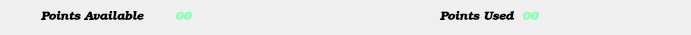
   <widget class="QWidget" name="layoutWidget">
    <property name="geometry">
     <rect>
      <x>10</x>
      <y>140</y>
      <width>691</width>
      <height>19</height>
     </rect>
    </property>
    <layout class="QHBoxLayout" name="horizontalLayout_2">
     <item>
      <widget class="QLabel" name="PointsAvailable">
       <property name="font">
        <font>
         <family>Bookman Old Style</family>
         <pointsize>9</pointsize>
         <weight>75</weight>
         <italic>true</italic>
         <bold>true</bold>
        </font>
       </property>
       <property name="text">
        <string>Points Available</string>
       </property>
       <property name="alignment">
        <set>Qt::AlignLeading|Qt::AlignLeft|Qt::AlignVCenter</set>
       </property>
       <property name="indent">
        <number>30</number>
       </property>
      </widget>
     </item>
     <item>
      <widget class="QLabel" name="count1">
       <property name="font">
        <font>
         <family>Bookman Old Style</family>
         <pointsize>9</pointsize>
         <weight>75</weight>
         <italic>true</italic>
         <bold>true</bold>
        </font>
       </property>
       <property name="statusTip">
        <string>max point=100</string>
       </property>
       <property name="styleSheet">
        <string notr="true">color:rgb(133, 255, 174)</string>
       </property>
       <property name="text">
        <string>00</string>
       </property>
       <property name="alignment">
        <set>Qt::AlignJustify|Qt::AlignVCenter</set>
       </property>
       <property name="indent">
        <number>-10</number>
       </property>
      </widget>
     </item>
     <item>
      <widget class="QLabel" name="PointsUsed">
       <property name="font">
        <font>
         <family>Bookman Old Style</family>
         <pointsize>9</pointsize>
         <weight>75</weight>
         <italic>true</italic>
         <bold>true</bold>
        </font>
       </property>
       <property name="styleSheet">
        <string notr="true"/>
       </property>
       <property name="text">
        <string>Points Used</string>
       </property>
       <property name="indent">
        <number>100</number>
       </property>
      </widget>
     </item>
     <item>
      <widget class="QLabel" name="count2">
       <property name="font">
        <font>
         <family>Bookman Old Style</family>
         <pointsize>9</pointsize>
         <weight>75</weight>
         <italic>true</italic>
         <bold>true</bold>
        </font>
       </property>
       <property name="styleSheet">
        <string notr="true">color:rgb(133, 255, 174)</string>
       </property>
       <property name="text">
        <string>00</string>
       </property>
       <property name="alignment">
        <set>Qt::AlignJustify|Qt::AlignVCenter</set>
       </property>
       <property name="indent">
        <number>60</number>
       </property>
      </widget>
     </item>
    </layout>
   </widget>
